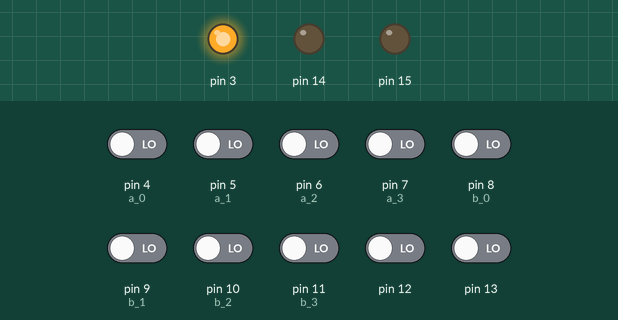
Bench run of a sketch on a simulated Arduino Uno, built with avr-gcc and run on an emulated ATmega328P. Shown: output pins drawn as LEDs (lit = HIGH). The test bench sets the inputs (shaded band); at power-on: pin 4 (a_0), pin 5 (a_1), pin 6 (a_2), pin 7 (a_3), pin 8 (b_0), pin 9 (b_1), pin 10 (b_2), pin 11 (b_3), pin 12, pin 13 LOW. What the sketch prints to the serial monitor is not drawn. At 0.4 s the program stops and its outputs stay as they are.

Above: at 0.1 s.
Timing chart, 0 to 1.6 s (numbered marks = the images above):
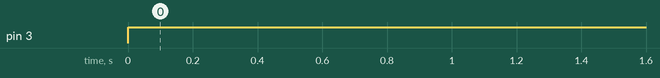

The sketch:

TP1.ino
```cpp
bool A[4]; //0010 //entrada A que contem 4bits
bool B[4]; //0010 //entrada B que contem 4bits
bool Carry_Soma[4];
bool Carry_Sub[4];
bool S[4]; //saida que contem os valores dos 4 bits, mais o Cy e o Borrow
bool Cy;
bool Of;
bool C1;
bool C0;
int a_0 = 4;
int a_1 = 5;
int a_2 = 6;
int a_3 = 7;
int b_0 = 8;
int b_1 = 9;
int b_2 = 10;
int b_3 = 11;
int S0 = 19;
int S1 = 18;
int S2 = 17;
int S3 = 16;

void setup() {
  // put your setup code here, to run once:
  //FLAGS
  Serial.begin(9600);
  pinMode(3, OUTPUT);
  pinMode(14, OUTPUT);
  pinMode(15, OUTPUT);
  //BITS CONTROLO
  pinMode(12, INPUT);
  pinMode(13, INPUT);
  //SAIDA
  pinMode(S0, OUTPUT);
  pinMode(S1, OUTPUT);
  pinMode(S2, OUTPUT);
  pinMode(S3, OUTPUT);
  //ENTRADAS
  pinMode(a_0, INPUT);
  pinMode(a_1, INPUT);
  pinMode(a_2, INPUT);
  pinMode(a_3, INPUT);
  pinMode(b_0, INPUT);
  pinMode(b_1, INPUT);
  pinMode(b_2, INPUT);
  pinMode(b_3, INPUT);


}

void loop() {
  // put your main code here, to run repeatedly:
//  escreverEntradas();
  escreverEntradas();
  mostrarA();
  mostrarB();
  ALU(A, B, C1, C0);
  escreverSaidas();

  while (true);
}

//----------------------ENTRADAS--------------------------------
  void mostrarA() {
    Serial.print("A- ");
  for (int i = 0; i < 4; i++) {
    Serial.print(A[i]);
    }
  }

  void mostrarB() {
    Serial.print(" B- ");
    for (int i = 0; i < 4; i++) {
      Serial.print(B[i]);
    }
  }

void escreverEntradas(){
  C1=digitalRead(12);
  C0=digitalRead(13);
  A[0]=digitalRead(a_0);
  A[1]=digitalRead(a_1);
  A[2]=digitalRead(a_2);
  A[3]=digitalRead(a_3);
  B[0]=digitalRead(b_0);
  B[1]=digitalRead(b_1);
  B[2]=digitalRead(b_2);
  B[3]=digitalRead(b_3);
}
//----------------------------MÓDULOS--------------------------
bool somador_1_bit_S(bool A, bool B, bool CyIN) {
  bool S;
  Cy = CyIN;

  S = A ^ B ^ Cy;

  return S;
}

bool somador_1_bit_C(bool A, bool B, bool CyIN) {
  bool Carry;
  Cy = CyIN;

  Carry = A & B |  A & Cy  | B & Cy;

  return Carry;
}


void moduloSomador(bool A[], bool B[]) {


  Carry_Soma[3] = somador_1_bit_C(A[3], B[3], 0);
  Carry_Soma[2] = somador_1_bit_C(A[2], B[2], Carry_Soma[3]);
  Carry_Soma[1] = somador_1_bit_C(A[1], B[1], Carry_Soma[2]);
  Carry_Soma[0] = somador_1_bit_C(A[0], B[0], Carry_Soma[1]);

  Cy = Carry_Soma[0];

}

void moduloSubtrator(bool A[], bool B[]) {


  Carry_Sub[3] = somador_1_bit_C(A[3], !B[3], 1);
  Carry_Sub[2] = somador_1_bit_C(A[2], !B[2], Carry_Sub[3]);
  Carry_Sub[1] = somador_1_bit_C(A[1], !B[1], Carry_Sub[2]);
  Carry_Sub[0] = somador_1_bit_C(A[0], !B[0], Carry_Sub[1]);

  Cy = !Carry_Sub[0];

}

bool NOR_1bit(bool A, bool B) {
  bool S;
  S = !(A | B);

  return S;
}

void moduloNOR(bool A[], bool B[]) {

  NOR_1bit(A[0], B[0]);
  NOR_1bit(A[1], B[1]);
  NOR_1bit(A[2], B[2]);
  NOR_1bit(A[3], B[3]);

}

//----------------------ALU----------------------------------


void ALU(bool A[], bool B[], bool C1, bool C0) {
  moduloSomador(A, B);
  moduloSubtrator(A, B);
  moduloNOR(A, B);

}

bool MUX_S3 (bool A, bool B, bool C1, bool C0) {
  return !C1 & !C0 & somador_1_bit_S(A, B,0)| !C1 & C0 & somador_1_bit_S(A, !B, 1) | C1 & C0 & NOR_1bit(A,B);
}

bool MUX_S2 (bool A, bool B, bool C1, bool C0) {
  return !C1 & !C0 & somador_1_bit_S(A, B,Carry_Soma[3])| !C1 & C0 & somador_1_bit_S(A, !B, Carry_Sub[3]) | C1 & C0 & NOR_1bit(A,B);
}

bool MUX_S1 (bool A, bool B, bool C1, bool C0) {
  return !C1 & !C0 & somador_1_bit_S(A, B,Carry_Soma[2])| !C1 & C0 & somador_1_bit_S(A, !B, Carry_Sub[2]) | C1 & C0 & NOR_1bit(A,B);
}

bool MUX_S0 (bool A, bool B, bool C1, bool C0) {
  return !C1 & !C0 & somador_1_bit_S(A, B,Carry_Soma[1])| !C1 & C0 & somador_1_bit_S(A, !B, Carry_Sub[1]) | C1 & C0 & NOR_1bit(A,B);
}

//----------------------SAÍDAS----------------------------------
void escreverSaidas() {

  MUX_Saidas(C1,C0);

}

void MUX_Saidas (bool C1, bool C0) {
  switch (C1 << 1 | C0) {
    case B00:
      mostrarResultado();
      flagZero(S);
      mostrarCarry();
      mostrarOverflow();
      break;
    case B01:
      flagZero(S);
      mostrarResultado();
      mostrarBorrow();
      mostrarOverflow_sub();
      break;
    case B11:
      mostrarResultado();
      flagZero(S);
      break;
  }
}

//----------------------RESULTADOS-E-FLAGS----------------------------------

void mostrarResultado() {
  S[0]=MUX_S0(A[0], B[0], C1, C0);
  S[1]=MUX_S1(A[1], B[1], C1, C0);
  S[2]=MUX_S2(A[2], B[2], C1, C0);
  S[3]=MUX_S3(A[3], B[3], C1, C0);
  //APAGAR
  Serial.println();
  Serial.print(S[0]);
  Serial.print(S[1]);
  Serial.print(S[2]);
  Serial.print(S[3]);
  //NAO APAGAR
  digitalWrite(S0, S[0]);
  digitalWrite(S1, S[1]);
  digitalWrite(S2, S[2]);
  digitalWrite(S3, S[3]);

}


void mostrarCarry() {
  Serial.println();
  Serial.print("Carry/Borrow: " );
  Serial.print(Carry_Soma[0]);
  digitalWrite(15, Carry_Soma[0]);
}

void mostrarBorrow() {
  Serial.println();
  Serial.print("Carry/Borrow: " );
  Serial.print(Carry_Soma[0]);
  digitalWrite(15, !Carry_Sub[0]);
}


void mostrarOverflow() {
  Of = XOR(Carry_Soma[1], Carry_Soma[0]);
  Serial.println();
  Serial.print("Overflow: " );
  Serial.print(Of);
  digitalWrite(14, Of);
}

void mostrarOverflow_sub() {
  Of = XOR(Carry_Sub[1], Carry_Sub[0]);
  Serial.println();
  Serial.print("Overflow: " );
  Serial.print(Of);
  digitalWrite(14, Of);
}

void flagZero(bool S[]) {
  Serial.println();
  Serial.print("Zero: ");
  Serial.print(NOR_flag(S));
  digitalWrite(3, NOR_flag(S));
}


//----------------------FUNÇÕES-AUXILIARES---------------------------------
bool NOR_flag(bool S[]) {

  return !(S[0] | S[1] | S[2] | S[3]);
}

bool XOR(bool A, bool B) {
  return (A & !B) | (B & !A);
}
```

Measured:
- by itself, pin 3: LOW → HIGH at 0.00 s
